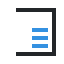

Write the Python code that produced this figure.
#!/usr/bin/python3
"""
jouno: Journal notifications forwarder
======================================

A Systemd-Journal to Freedesktop-Notifications forwarder with burst-handling and filtering.

Usage:
======

        jouno [-h]
                     [--about] [--detailed-help]
                     [--install] [--uninstall]

Optional arguments:
-------------------

      -h, --help            show this help message and exit
      --detailed-help       full help in markdown format
      --about               about jouno
      --install             installs the jouno in the current user's path and desktop application menu.
      --uninstall           uninstalls the jouno application menu file and script for the current user.

Description
===========

This software is currently pre-release, It is feature complete and quite usable but may lack some polish.

``jouno,`` is system-tray application for monitoring the ``systemd-journal.`` It raises selected
entries as desktop-notifications.

The application monitors the ``systemd-journal`` for new entries, filters them, and forwards them as
standard ``freedesktop dbus notifications``.  Most linux desktops present these notifications
as individual popup messages.

Bursts of messages are handled by bundling them in to a single summarising notification.

``jouno`` is a tool designed to improve awareness of background activity by monitoring
the journal and raising interesting journal-entries as desktop notifications.  Possibilities for
it use include:

 * Monitoring specific jobs, such as the progress of the daily backups.
 * Watching for specific events, such as background core dumps.
 * Investigating desktop actions that raise journal log entries.
 * Discovering unnecessary daemon activity and unnecessary services.
 * Notifying access attempts, such as su, ssh, samba, or pam events.
 * Prevention of undesirable desktop activity, such as shutting down during the backups.
 * Detecting hardware events.
 * Raising general awareness of what is going on in the background.

I have previously released a gist [notify-desktop](https://gist.github.com/digitaltrails/26aad3282d8739db1de8bc2e59c812eb)
that allows root batch-jobs, such as my daily backups, to raise notifications for the current desktop
user, but ``notify-desktop`` only covers my own code.  ``jouno`` allows me to watch for and monitor any
jobs on the system and potentially removes the need for my jobs to use my ``notify-desktop`` script.

Configuration
=============

Clicking on the ``jouno`` system-tray icon brings up an ``options and filters`` panel which includes three
tabs:

  1. Options: settings that adjust how to display messages and how to collate of bursts af messages

  2. Match Filters: filters that restrict notifications to only journal entries they match.

  3. Ignore Filters: filters that restrict notifications by ignoring journal entries they match.

Match filtering is most useful when only minimal journal entries are of interest and the other entries aren't
of interest.  For example, a match-filter might be set for core-dump journal entries only.

Ignore filtering is most useful when almost any journal entries might be of interest and only a few journal
items need to be ignored.  For example, if any unexpected messages might be of interest, ignore-filters could
be set up for any that are routine.

It's common to require a few ignore-filters to discard any messages generated by the desktop notification system
in response to notices being posted.

Match and Ignore Patterns
-------------------------

 * Journal entries are filtered by list of rules.  Each rule defines a ``Rule ID`` and a ``pattern.``

 * Each rule is identified by a ``Rule ID`` which is text identifier compliant with commonly accepted
   variable naming conventions, for example:
   ```
   my_id
   my-id
   myId21
   ```

 * Rule ID's that end with a ``_regexp`` suffix define a regular-expression pattern, while those that
   do not end in ``_regexp`` define a literal-text pattern. For example:
   ```
   my-id_rexp
   ```
   versus
   ```
   my-id
   ```

 * Patterns may match any fragment of text seen in actual journal entries.

 * Patterns may also match specific journal entry fields, for example:
   ```
   'SYSLOG_IDENTIFIER=su'
   '_GID=500',
   '_HOSTNAME=kosmos1'
   'PRIORITY=7',
   '_CMDLINE=/usr/bin/kded5'
   '_PID=2143',
   ```
   When attempting to match specific fields surround the pattern with single-quotes
   to ensure that complete values are matched, for example: ``'_GID=500'``  will
   only match the intended field and value, it won't match ``PARENT_GID=5000``.

   The list of possible field names can be found at:

      [https://www.freedesktop.org/software/systemd/man/systemd.journal-fields.html](https://www.freedesktop.org/software/systemd/man/systemd.journal-fields.html)

Config files
------------

The config files are in INI-format divided into a number of sections as outlined below::

        # The options section controls notice timeouts, burst treatment
        [options]
        # Polling interval, how often to wait for journal entries between checking for config changes
        poll_seconds = 2
        # Wait at lease burst_seconds before declaring a burst of messages to have finished
        burst_seconds = 5
        # Only show the the first burst_truncate_messages of a burst
        burst_truncate_messages = 3
        # Set journo messages to timeout/auto-dismiss after notification-seconds
        notification_seconds = 30
        # For debugging the application
        debug = yes

        [match]
        # Each filter rule has an id and the message text to match
        my_rule_id = forward journal entry if this string matches
        # Each filter rule can be disabled by a corresponding my_rule_id_enabled = no option
        my_rule_id_enabled = no
        # A filter id that ends in _regexp is treated as a python regular-expression
        my_other_rule_id_regexp = forward journal [Ee]ntry if this python-regexp matches

        [ignore]
        my_ignore_rule_id = ignore journal entry if this string matches
        my_ignore_other_rule_id_regexp = ignore [Jj]ournal entry if this python-regexp matches

The config files are optional, but some filtering of the journal is likely to be necessary.
``jouno`` copes with cascades and won't cause infinite cascades, but filtering may be necessary
to eliminate excessive bursts caused by the desktop when it processes the notifications generated
by jouno.


Responsiveness
--------------

I've logged a bug against the KDE plasma notifications. Generating multiple messages with expiry timeouts
cause plasma-notifications and the kwin-x11 to cosume a large amount of CPU and become jerky when dragging
windows.  This doesn't seem to happen if notices do not expire (``notification_seconds = 0``).  This
isn't a bug confined to jouno generated notifications, it can be reproduced by normal shell commands,
for example:

  for i in 1 2 3 4 5 6 7 8 9 10; do notify-send --expire-time 30 test $i;done

The problem can be reduced by using sufficient match/ignore filters or by turning off notification
expiry by setting ``notification_seconds = 0``

Examples
========

    jouno
        All default controls.



Prerequisites
=============

All the following runtime dependencies are likely to be available pre-packaged on any modern Linux distribution
(``jouno`` was originally developed on OpenSUSE Tumbleweed).

* python 3.8: ``journo`` is written in python and may depend on some features present only in 3.8 onward.
* python 3.8 QtPy: the python GUI library used by ``jouno``.
* python 3.8 systemd: python module for native access to the systemd facilities.
* python 3.8 dbus: python module for dbus used for issuing notifications

Dependency installation on ``OpenSUSE``::

        zypper install python38-QtPy python38-systemd python38-dbus


jouno Copyright (C) 2021 Michael Hamilton
===========================================

This program is free software: you can redistribute it and/or modify it
under the terms of the GNU General Public License as published by the
Free Software Foundation, version 3.

This program is distributed in the hope that it will be useful, but
WITHOUT ANY WARRANTY; without even the implied warranty of MERCHANTABILITY
or FITNESS FOR A PARTICULAR PURPOSE. See the GNU General Public License for
more details.

You should have received a copy of the GNU General Public License along
with this program. If not, see <https://www.gnu.org/licenses/>.

**Contact:**  m i c h a e l   @   a c t r i x   .   g e n   .   n z

----------

"""

# TODO Add option for how many journal rows to show - if zero hide panel.
# TODO Add option for non-tray use.
# TODO Consider creating a separate full log browser making use of the journal API for search and random access.
# DONE Search 'recent' on toolbar
# TODO Display more fields in 'recent' - priority as icon perhaps.
# DONE https://specifications.freedesktop.org/icon-naming-spec/latest/
# TODO Position the GUI to the left so as not to be covered by alerts.
# TODO Smaller Apply/Revert button widths.

import argparse
import configparser
import os
import pickle
import re
import select
import signal
import stat
import sys
import textwrap
import time
import traceback
from enum import Enum
from pathlib import Path
from typing import Mapping, Any, List, Type, Callable

import dbus
from PyQt5.QtCore import QCoreApplication, QProcess, Qt, pyqtSignal, QThread, QModelIndex, QItemSelectionModel, QSize
from PyQt5.QtGui import QPixmap, QIcon, QImage, QPainter, QCursor, QStandardItemModel, QStandardItem, QIntValidator, \
    QFontDatabase, QGuiApplication
from PyQt5.QtSvg import QSvgRenderer
from PyQt5.QtWidgets import QApplication, QWidget, QVBoxLayout, QMessageBox, QLineEdit, QLabel, \
    QPushButton, QSystemTrayIcon, QMenu, QTextEdit, QDialog, QTabWidget, \
    QCheckBox, QGridLayout, QTableView, \
    QAbstractItemView, QHeaderView, QSplitter, QMainWindow, QSizePolicy, QStyledItemDelegate, QToolBar
from systemd import journal

JOUNO_VERSION = '0.9.0'

ICON_HELP_ABOUT = QIcon.fromTheme("help-about")
ICON_HELP_CONTENTS = QIcon.fromTheme("help-contents")
ICON_APPLICATION_EXIT = QIcon.fromTheme("application-exit")
ICON_CONTEXT_MENU_LISTENING_ENABLE = QIcon.fromTheme("view-refresh")
ICON_CONTEXT_MENU_LISTENING_DISABLE = QIcon.fromTheme("process-stop")
ICON_TRAY_LISTENING_DISABLED = ICON_CONTEXT_MENU_LISTENING_DISABLE
ICON_COPY_TO_CLIPBOARD = QIcon.fromTheme("edit-copy")
ICON_SEARCH_JOURNAL = QIcon.fromTheme("system-search")

def create_image_from_svg_string(svg_str: bytes) -> QImage:
    """There is no QIcon option for loading QImage from a string, only from a SVG file, so roll our own."""
    renderer = QSvgRenderer(svg_str)
    image = QImage(64, 64, QImage.Format_ARGB32)
    image.fill(0x0)
    painter = QPainter(image)
    renderer.render(painter)
    painter.end()
    return image


def create_pixmap_from_svg_string(svg_str: bytes) -> QPixmap:
    """There is no QIcon option for loading SVG from a string, only from a SVG file, so roll our own."""
    image = create_image_from_svg_string(svg_str)
    return QPixmap.fromImage(image)


def create_icon_from_svg_string(default_svg: bytes = None,
                                on_svg: bytes = None, off_svg: bytes = None,
                                disabled_svg: bytes = None) -> QIcon:
    """There is no QIcon option for loading SVG from a string, only from a SVG file, so roll our own."""
    if default_svg is not None:
        icon = QIcon(create_pixmap_from_svg_string(default_svg))
    else:
        icon = QIcon()
    if on_svg is not None:
        icon.addPixmap(create_pixmap_from_svg_string(on_svg), state=QIcon.On)
    if off_svg is not None:
        icon.addPixmap(create_pixmap_from_svg_string(off_svg), state=QIcon.Off)
    if disabled_svg:
        icon = QIcon(create_pixmap_from_svg_string(on_svg), mode=QIcon.Disabled)
    return icon


JOUNO_ICON_SVG = b"""
<svg xmlns="http://www.w3.org/2000/svg" viewBox="0 0 16 16">
 <path fill="#232629" style="fill:currentColor;fill-opacity:1;stroke:none" 
      d="M 4 2 L 4 3 L 13 3 L 13 13 L 4 13 L 4 14 L 13 14 L 14 14 L 14 3 L 14 2 L 7 2 z"
      class="ColorScheme-Text"
     />
 <path fill="#3491e1" style="fill-opacity:1;stroke:none" 
      d="M 8 6 L 8 8 L 12 8 L 12 7 L 8 7 z M 8 8 L 8 10 L 12 10 L 12 9 L 8 9 z M 8 11 L 8 12 L 12 12 L 12 11 L 10 11 z "

     />

</svg>
"""

JOUNO_ICON_LIGHT_SVG = JOUNO_ICON_SVG.replace(b'#232629', b'#bbbbbb')

TOOLBAR_RUN_DISABLED_SVG = b"""
<svg xmlns="http://www.w3.org/2000/svg" viewBox="0 0 22 22">
    <style type="text/css" id="current-color-scheme">
        .ColorScheme-Text {
            color:#232629;
        }
    </style>
    <path d="m3 3v16l16-8z" class="ColorScheme-Text" fill="currentColor"/>
</svg>
"""

TOOLBAR_RUN_ENABLED_SVG = TOOLBAR_RUN_DISABLED_SVG.replace(b"#232629;", b"#3daee9;")

TOOLBAR_STOP_SVG = b"""
<svg xmlns="http://www.w3.org/2000/svg" viewBox="0 0 22 22">
    <style type="text/css" id="current-color-scheme">
        .ColorScheme-Text {
            color:#da4453;
        }
    </style>
    <path d="m3 3h16v16h-16z" class="ColorScheme-Text" fill="currentColor"/>
</svg>
"""

TOOLBAR_NOTIFIER_ENABLED_SVG = b"""
<svg xmlns="http://www.w3.org/2000/svg" viewBox="0 0 22 22">
  <defs id="defs3051">
    <style type="text/css" id="current-color-scheme">
      .ColorScheme-Text {
        color:#379fd3;
      }
      </style>
  </defs>
 <path style="fill:currentColor;fill-opacity:1;stroke:none"
       d="M 3 4 L 3 16 L 6 20 L 6 17 L 6 16 L 19 16 L 19 4 L 3 4 z M 4 5 L 18 5 L 18 15 L 4 15 L 4 5 z M 16 6 L 9.5 12.25 L 7 10 L 6 11 L 9.5 14 L 17 7 L 16 6 z "
     class="ColorScheme-Text"
     />
</svg>
"""

TOOLBAR_NOTIFIER_DISABLED_SVG = b"""
<svg xmlns="http://www.w3.org/2000/svg" viewBox="0 0 22 22">
  <defs id="defs3051">
    <style type="text/css" id="current-color-scheme">
      .ColorScheme-Text {
        color:#da4453;
      }
      </style>
  </defs>
 <path style="fill:currentColor;fill-opacity:1;stroke:none"
       d="M 3 4 L 3 16 L 6 20 L 6 17 L 6 16 L 19 16 L 19 4 L 3 4 z M 4 5 L 18 5 L 18 15 L 4 15 L 4 5 z M 8 6 L 7 7 L 10 10 L 7 13 L 8 14 L 11 11 L 14 14 L 15 13 L 12 10 L 15 7 L 14 6 L 11 9 L 8 6 z "
     class="ColorScheme-Text"
     />
</svg>

"""

TOOLBAR_ADD_FILTER_SVG = b"""
<svg xmlns="http://www.w3.org/2000/svg" viewBox="0 0 22 22">
  <defs id="defs3051">
    <style type="text/css" id="current-color-scheme">
      .ColorScheme-Text {
        color:#232629;
      }
      </style>
  </defs>
 <path 
     style="fill:currentColor;fill-opacity:1;stroke:none" 
     d="M 5 3 L 4 4 L 4 5 L 4 5.3046875 L 9 12.367188 L 9 16 L 9 16.039062 L 12.990234 19 L 13 19 L 13 12.367188 L 18 5.3046875 L 18 4 L 17 3 L 5 3 z M 5 4 L 17 4 L 17 4.9882812 L 12.035156 12 L 12 12 L 12 12.048828 L 12 13 L 12 17.019531 L 10 15.535156 L 10 13 L 10 12.048828 L 10 12 L 9.9648438 12 L 5 4.9882812 L 5 4 z M 6 5 L 8 8 L 8 6 L 10 5 L 6 5 z M 16 14 L 16 16 L 14 16 L 14 17 L 16 17 L 16 19 L 17 19 L 17 17 L 19 17 L 19 16 L 17 16 L 17 14 L 16 14 z "
     class="ColorScheme-Text"
     />
</svg>
"""

TOOLBAR_DEL_FILTER_SVG = b"""
<svg id="svg8" version="1.1" viewBox="0 0 22 22" xmlns="http://www.w3.org/2000/svg">
    <defs id="defs3051">
        <style id="current-color-scheme" type="text/css">.ColorScheme-Text {
        color:#232629;
      }</style>
    </defs>
    <path id="path4" class="ColorScheme-Text" d="m5 3-1 1v1.3046875l5 7.0625005v3.671872l3 2.226563v-1.246092l-2-1.484375v-3.535156h-0.035156l-4.964844-7.0117188v-0.9882812h12v0.9882812l-4.964844 7.0117188h1.22461l4.740234-6.6953125v-1.3046875l-1-1zm1 2 2 3v-2l2-1z" fill="currentColor"/>
    <path id="path6" d="M 13.990234,13 13,13.990234 15.009766,16 13,18.009766 13.990234,19 16,16.990234 18.009766,19 19,18.009766 16.990234,16 19,13.990234 18.009766,13 16,15.009766 Z" fill="#da4453"/>
</svg>
"""

TABLE_HEADER_STYLE = "font-weight: bold;font-size: 9pt;"

ABOUT_TEXT = f"""

<b>jouno version {JOUNO_VERSION}</b>
<p>
A journal-entry to desktop-notification forwarder. 
<p>
<i>Right-mouse &rarr; context-menu &rarr; help</i> for help.
<p>
Visit <a href="https://github.com/digitaltrails/jouno">https://github.com/digitaltrails/jouno</a> for 
more details.
<p><p>

<b>jouno Copyright (C) 2021 Michael Hamilton</b>
<p>
This program is free software: you can redistribute it and/or modify it
under the terms of the GNU General Public License as published by the
Free Software Foundation, version 3.
<p>
This program is distributed in the hope that it will be useful, but
WITHOUT ANY WARRANTY; without even the implied warranty of MERCHANTABILITY
or FITNESS FOR A PARTICULAR PURPOSE. See the GNU General Public License for
more details.
<p>
You should have received a copy of the GNU General Public License along
with this program. If not, see <a href="https://www.gnu.org/licenses/">https://www.gnu.org/licenses/</a>.

"""

DEFAULT_CONFIG = '''
[options]
poll_seconds = 2
burst_seconds = 5
burst_truncate_messages = 3
notification_seconds = 60
debug_enabled = yes

[ignore] 
kwin_bad_damage = XCB error: 152 (BadDamage)
kwin_bad_window = kwin_core: XCB error: 3 (BadWindow)
self_caused = NotificationPopup.
qt_kde_binding_loop = Binding loop detected for property

[match]

'''


# ######################## MONITOR SUB PROCESS CODE ###############################################################


class Priority(Enum):
    EMERGENCY = 0
    ALERT = 1
    CRITICAL = 2
    ERR = 3
    WARNING = 4
    NOTICE = 5
    INFO = 6
    DEBUG = 7


NOTIFICATION_ICONS = {
    Priority.EMERGENCY: 'dialog-error',
    Priority.ALERT: 'dialog-error',
    Priority.CRITICAL: 'dialog-error',
    Priority.ERR: 'dialog-error',
    Priority.WARNING: 'dialog-warning',
    Priority.NOTICE: 'dialog-information',
    Priority.INFO: 'dialog-information',
    Priority.DEBUG: 'dialog-information',
}

debug_enabled = True


def debug(*arg):
    if debug_enabled:
        print('DEBUG:', *arg)


def info(*arg):
    print('INFO:', *arg)


xml_escape_table = str.maketrans({
    "<": "&lt;",
    ">": "&gt;",
    "&": "&amp;",
    "'": "&apos;",
    '"': "&quot;",
})


def xmlesc(txt: str):
    return txt.translate(xml_escape_table)


class NotifyFreeDesktop:

    def __init__(self):
        self.notify_interface = dbus.Interface(
            object=dbus.SessionBus().get_object("org.freedesktop.Notifications", "/org/freedesktop/Notifications"),
            dbus_interface="org.freedesktop.Notifications")

    def notify_desktop(self, app_name: str, summary: str, message: str, priority: Priority, timeout: int):
        # https://specifications.freedesktop.org/notification-spec/notification-spec-latest.html
        replace_id = 0
        notification_icon = NOTIFICATION_ICONS[priority] + ".png"
        action_requests = []
        # extra_hints = {"urgency": 1, "sound-name": "dialog-warning", }
        extra_hints = {}
        self.notify_interface.Notify(app_name, replace_id, notification_icon, summary, message, action_requests,
                                     extra_hints,
                                     timeout)


def get_config_path() -> Path:
    config_dir_path = Path.home().joinpath('.config').joinpath('jouno')
    if not config_dir_path.parent.is_dir():
        os.makedirs(config_dir_path)
    path = config_dir_path.joinpath('jouno.conf')
    return path


class Config(configparser.ConfigParser):

    def __init__(self):
        super().__init__()
        self.path = get_config_path()
        self.modified_time = 0.0
        self.read_string(DEFAULT_CONFIG)

    def save(self):
        with open(self.path, 'w') as config_file:
            self.write(config_file)

    def refresh(self) -> bool:
        if self.path.is_file():
            modified_time = self.path.lstat().st_mtime
            if self.modified_time == modified_time:
                return False
            self.modified_time = modified_time
            info(f"Reading {self.path}")
            config_text = self.path.read_text()
            for section in ['options', 'match', 'ignore']:
                self.remove_section(section)
            self.read_string(config_text)
            for section in ['options', 'match', 'ignore']:
                if section not in self:
                    self[section] = {}
            return True
        if self.modified_time > 0.0:
            info(f"Config file has been deleted: {self.path}")
            self.modified_time = 0.0
        return False


class JournalWatcher:

    def __init__(self, supervisor=None):
        self.config: Config = None
        self.burst_truncate: int = 3
        self.polling_millis: int = 2_000
        self.notification_timeout_millis: int = 60_000
        self.burst_max_millis = 10_000
        self.ignore_regexp: Mapping[str, re] = {}
        self.match_regexp: Mapping[str, re] = {}
        self.update_config()
        self._stop = False
        self.supervisor = supervisor
        self.notifications_enabled = True

    def is_notifying(self) -> bool:
        return self.notifications_enabled

    def enable_notifications(self, enable: bool):
        self.notifications_enabled = enable

    def update_config(self):
        if self.config is None:
            self.config = Config()
        if not self.config.refresh():
            return
        if 'poll_seconds' in self.config['options']:
            self.polling_millis = 1_000 * self.config.getint('options', 'poll_seconds')
        if 'burst_truncate_messages' in self.config['options']:
            self.burst_truncate = self.config.getint('options', 'burst_truncate_messages')
        if 'burst_seconds' in self.config['options']:
            self.burst_max_millis = 1_000 * self.config.getint('options', 'burst_seconds')
        if 'notification_seconds' in self.config['options']:
            self.notification_timeout_millis = 1_000 * self.config.getint('options', 'notification_seconds')
        if 'debug' in self.config['options']:
            global debug_enabled
            debug_enabled = self.config.getboolean('options', 'debug')
        self.ignore_regexp: Mapping[str, re] = {}
        self.match_regexp: Mapping[str, re] = {}
        self.compile_patterns(self.config['match'], self.match_regexp)
        self.compile_patterns(self.config['ignore'], self.ignore_regexp)

    def compile_patterns(self, rules_map: Mapping[str, str], patterns_map: Mapping[str, re.Pattern]):
        for rule_id, rule_text in rules_map.items():
            if rule_id.endswith('_enabled'):
                pass
            else:
                rule_enabled_key = rule_id + "_enabled"
                if rule_enabled_key not in rules_map or rules_map[rule_enabled_key].lower() == 'yes':
                    debug(f"including {rule_id}")
                    if rule_id.endswith('_regexp'):
                        patterns_map[rule_id] = re.compile(rule_text)
                    else:
                        patterns_map[rule_id] = re.compile(re.escape(rule_text))

    def determine_app_name(self, journal_entries: List[Mapping[str, Any]]):
        app_name_info = ''
        sep = '\u25b3'
        for journal_entry in journal_entries:
            for key, prefix in {'_CMDLINE': '', '_EXE': '', '_COMM': '', 'SYSLOG_IDENTIFIER': '',
                                '_KERNEL_SUBSYSTEM': 'kernel ',
                                }.items():
                print(key, journal_entry[key] if key in journal_entry else False)
                if key in journal_entry:
                    value = str(journal_entry[key])
                    if app_name_info.find(value) < 0:
                        app_name_info += sep + prefix + value
                        sep = '; '
        if app_name_info == '':
            app_name_info = sep + 'unknown'
        return app_name_info

    def determine_summary(self, journal_entries: List[Mapping[str, Any]]):
        journal_entry = journal_entries[0]
        realtime = journal_entry['__REALTIME_TIMESTAMP']
        transport = f" {journal_entry['_TRANSPORT']}" if '_TRANSPORT' in journal_entry else ''
        number_of_entries = len(journal_entries)
        if number_of_entries > 1:
            summary = f"\u25F4{realtime:%H:%M:%S}:{transport} Burst of {number_of_entries} messages"
        else:
            text = ''
            sep = ''
            for key, prefix in {'SYSLOG_IDENTIFIER': '', '_PID': 'PID ', '_KERNEL_SUBSYSTEM': 'kernel ', }.items():
                if key in journal_entry:
                    value = str(journal_entry[key])
                    if text.find(value) < 0:
                        text += sep + prefix + value
                        sep = ' '
            summary = f"\u25F4{realtime:%H:%M:%S}: {text} (\u21e8{transport})"
        debug(f"realtime='{realtime}' summary='{summary}'")
        return summary

    def determine_message(self, journal_entries: List[Mapping[str, Any]]) -> str:
        message = ''
        sep = ''
        previous_message = ''
        duplicates = 0
        reported = 0
        for journal_entry in journal_entries:
            new_message = journal_entry['MESSAGE']
            if new_message == previous_message:
                duplicates += 1
            else:
                message += f"{sep}\u25B7{new_message}"
                previous_message = new_message
                reported += 1
                if reported == self.burst_truncate and reported < len(journal_entries):
                    message += f"\n[Only showing first {self.burst_truncate} messages]"
                    break
            sep = '\n'
        if duplicates > 0:
            message += f'\n[{duplicates + 1} duplicate messages]'
        debug(f'message={message}')
        return message

    def determine_priority(self, journal_entries: List[Mapping[str, Any]]) -> Priority:
        current_level = Priority.NOTICE
        for journal_entry in journal_entries:
            if 'PRIORITY' in journal_entry:
                priority = journal_entry['PRIORITY']
                if priority < current_level.value and (Priority.EMERGENCY.value <= priority <= Priority.DEBUG.value):
                    current_level = Priority(priority)
        return current_level

    def is_notable(self, journal_entry: Mapping[str, Any]):
        # Is a list comprehension slower than a for-loop for string construction?
        # Use an easy a format that is easy to pattern match
        fields_str = ', '.join((f"'{key}={str(value)}'" for key, value in journal_entry.items()))
        debug(fields_str)
        for rule_id, match_re in self.match_regexp.items():
            if match_re.search(fields_str) is not None:
                debug(f"rule=match.{rule_id}: {journal_entry['MESSAGE']}")
                return True
        for rule_id, ignore_re in self.ignore_regexp.items():
            if ignore_re.search(fields_str) is not None:
                debug(f"rule=ignore.{rule_id}: {journal_entry['MESSAGE']}")
                return False
        # otherwise no patterns matched:
        # 1) if there are any 'match' patterns at all, we need to return False.
        # 2) if there are no 'match' patterns at all, we need to return True.
        return len(self.match_regexp) == 0

    def is_stop_requested(self) -> bool:
        return self.supervisor.isInterruptionRequested()

    def watch_journal(self, entry_callback=None):
        self._stop = False
        notify = NotifyFreeDesktop()

        journal_reader = journal.Reader()
        journal_reader.seek_tail()
        journal_reader.get_previous()

        journal_reader_poll = select.poll()
        journal_reader_poll.register(journal_reader, journal_reader.get_events())
        journal_reader.add_match()
        while True:
            if self.is_stop_requested():
                return
            self.update_config()
            burst_count = 0
            notable = []
            limit_time_ns = self.burst_max_millis * 1_000_000 + time.time_ns()
            while journal_reader_poll.poll(self.polling_millis) and time.time_ns() < limit_time_ns:
                if self.is_stop_requested():
                    return
                if journal_reader.process() == journal.APPEND:
                    for journal_entry in journal_reader:
                        if self.is_stop_requested():
                            return
                        burst_count += 1
                        if self.is_notable(journal_entry):
                            debug(f"Notable: burst_count={len(notable)}: {journal_entry['MESSAGE']}")
                            notable.append(journal_entry)
                            self.supervisor.new_journal_entry(journal_entry)
            if self.notifications_enabled and len(notable):
                notify.notify_desktop(app_name=self.determine_app_name(notable),
                                      summary=self.determine_summary(notable),
                                      message=self.determine_message(notable),
                                      priority=self.determine_priority(notable),
                                      timeout=self.notification_timeout_millis)


def tr(source_text: str):
    """For future internationalization - recommended way to do this at this time."""
    return QCoreApplication.translate('jouno', source_text)


# ######################## USER INTERFACE CODE ######################################################################


class OptionsTab(QWidget):

    def __init__(self, config_section: Mapping[str, str], parent: QWidget = None):
        super().__init__(parent=parent)
        self.option_map: Mapping[str, QWidget] = {}
        layout = QGridLayout(self)
        row_number = 0
        for option_id, value in config_section.items():
            label_widget = QLabel(tr(option_id))
            if option_id.endswith("_enabled"):
                input_widget = QCheckBox()
                input_widget.setChecked(value == 'yes')
            else:
                input_widget = QLineEdit()
                input_widget.setValidator(QIntValidator(0, 60))
                input_widget.setMaximumWidth(100)
                input_widget.setText(value)
            layout.addWidget(label_widget, row_number, 0)
            layout.addWidget(input_widget, row_number, 1, 1, 2, alignment=Qt.AlignLeft)
            self.option_map[option_id] = input_widget
            row_number += 1
        # Add a spacer to force those above to scrunch up.
        layout.addWidget(QWidget(), row_number, 1, 2, 2, alignment=Qt.AlignLeft)
        self.setLayout(layout)

    def copy_from_config(self, config_section: Mapping[str, str]):
        for option_id, widget in self.option_map.items():
            if option_id in config_section:
                if option_id.endswith("_enabled"):
                    widget.setChecked(config_section[option_id].lower() == "yes")
                else:
                    widget.setText(config_section[option_id])

    def copy_to_config(self, config_section: Mapping[str, str]):
        for option_id, widget in self.option_map.items():
            if option_id.endswith("_enabled"):
                config_section[option_id] = "yes" if widget.isChecked() else "no"
            else:
                if widget.text().strip() != "":
                    config_section[option_id] = widget.text()


class FilterPanel(QWidget):

    def __init__(self, config_section: Mapping[str, str], tooltip: str = 'tip', parent: QWidget = None):
        super().__init__(parent=parent)
        print("table", str(config_section.keys()))

        self.table_view = FilterTableView(config_section, tooltip)

        # TODO add a test rules button that pops up a testing dialog with an input field.
        layout = QVBoxLayout(self)
        layout.addWidget(self.table_view)
        self.setLayout(layout)

    def is_valid(self):
        return self.table_view.is_valid()

    def copy_from_config(self, config_section: Mapping[str, str]):
        self.table_view.copy_from_config(config_section)

    def copy_to_config(self, config_section: Mapping[str, str]):
        self.table_view.copy_to_config(config_section)

    def clear_selection(self):
        self.table_view.clearSelection()

    def add_rule(self, rule_id: str = '', pattern: str = ''):
        self.table_view.add_new_rule(rule_id, pattern)

    def delete_rules(self):
        self.table_view.delete_selected_rules()


class FilterTableModel(QStandardItemModel):

    def __init__(self, number_of_rows: int):
        super().__init__(number_of_rows, 2)
        # use spaces to force a wider column - seems to be no other EASY way to do this.
        self.setHorizontalHeaderLabels(
            [tr("Rule-ID (enabled/disabled)"), tr("Pattern")])


class FilterValidationException(Exception):
    pass


class FilterTableView(QTableView):

    def __init__(self, config_section: Mapping[str, str], tooltip=""):
        super().__init__()
        self.enable_tooltip = \
            tr("Enable: rules can be selective enabled/disabled.")
        self.rule_id_tooltip_1 = \
            tr("Rule ID: a letter followed by letters, digits, underscores and hyphens")
        self.rule_id_tooltip_2 = \
            tr("A rule ID with a _regexp suffix denotes its pattern to be a regular expression.")
        self.pattern_tooltip = \
            tr("Pattern: Text or regexp to partially match in the journal entry's message field.")
        tooltip += "\n\n" + tr("Columns:") + "\n" + \
                   tr(f"    {self.enable_tooltip}\n") + \
                   tr(f"    {self.rule_id_tooltip_1}\n") + \
                   tr(f"          {self.rule_id_tooltip_2}\n") + \
                   tr(f"    {self.pattern_tooltip}\n")
        self.setToolTip(tooltip)
        self.setModel(FilterTableModel(len(config_section)))
        self.copy_from_config(config_section)
        self.setEditTriggers(QAbstractItemView.AllEditTriggers)
        self.verticalHeader().setSectionsMovable(True)
        self.verticalHeader().setDragEnabled(True)
        self.verticalHeader().setDragDropMode(QAbstractItemView.InternalMove)
        self.setDragDropOverwriteMode(True)
        self.resizeColumnsToContents()
        self.setSelectionMode(QAbstractItemView.SingleSelection)
        self.setSelectionBehavior(QAbstractItemView.SelectRows)
        # self.setItemDelegateForColumn(1, ColumnItemDelegate())
        self.horizontalHeader().setSectionResizeMode(1, QHeaderView.Stretch)
        self.horizontalHeader().setDefaultAlignment(Qt.AlignLeft)
        self.horizontalHeader().setStyleSheet(TABLE_HEADER_STYLE)
        self.setShowGrid(False)

    def item_view_order(self) -> List[int]:
        """
        Walk the table model's rows in model-order of 1..n, find the current y-location or each row,
        sort the y-locations to determine the current view ordering of the model's rows (which may
        no longer be 1..n due to drag and drop).  Return a list of the current view ordering, for
        example [4, 0, 1, 2, 3].
        """
        # If there is no access to the rowCount, rowViewportPosition() can be called
        # until it returns -1 (note it can return other valid negative values, so just test
        # for -1.
        row_y_positions = []
        debug(f"row count={self.model().rowCount()}")
        for row_num in range(self.model().rowCount()):
            y = self.rowViewportPosition(row_num)
            row_y_positions.append((y, row_num))
        row_y_positions.sort()
        return [row_num for _, row_num in row_y_positions]

    def create_rule_id_item(self, rule_id: str):
        enable_item = QStandardItem(rule_id)
        enable_item.setCheckable(True)
        enable_item.setCheckState(Qt.Checked)
        enable_item.setEditable(True)
        enable_item.setToolTip(tr(self.rule_id_tooltip_1 + "\n" + self.rule_id_tooltip_2))
        return enable_item

    def is_valid(self) -> bool:
        model = self.model()
        seen = []
        for row_num in self.item_view_order():
            key = model.item(row_num, 0).text()
            value = model.item(row_num, 1).text()
            if re.fullmatch("[a-zA-Z]([a-zA-Z0-9_-])*", key) is None:
                raise FilterValidationException(
                    self.__class__.__name__, "Invalid Rule-ID", f"ID='{key}'")
            elif key in seen:
                raise FilterValidationException(
                    self.__class__.__name__, "Duplicate Rule-ID", f"ID='{key}'")
            elif key.endswith("_regexp"):
                try:
                    re.compile(value)
                except Exception as e:
                    raise FilterValidationException(
                        self.__class__.__name__, "Invalid Regular Expression", f"\n{key}={value}\n\n{str(e)}")
            seen.append(key)
        return True

    def copy_from_config(self, config_section: Mapping[str, str]):
        model = self.model()
        if model.rowCount() > 0:
            model.removeRows(0, model.rowCount())
        row = 0
        enable_item_map: Mapping[str, QStandardItem] = {}
        # Step one - first gather the patterns and create a row for each one
        for key, value in config_section.items():
            if key.endswith("_enabled"):
                pass
            else:
                key_item = self.create_rule_id_item(key)
                key_enabled = key + "_enabled"
                if key_enabled in config_section:
                    if config_section[key_enabled].strip().lower() != 'yes':
                        key_item.setCheckState(Qt.Unchecked)
                model.setItem(row, 0, key_item)
                value_item = QStandardItem(value)
                value_item.setToolTip(self.pattern_tooltip)
                model.setItem(row, 1, QStandardItem(value_item))
                row += 1

    def copy_to_config(self, config_section: Mapping[str, str]):
        debug(f'table order = {self.item_view_order()} ')
        for key in config_section.keys():
            del config_section[key]
        model = self.model()
        for row_num in self.item_view_order():
            key = model.item(row_num, 0).text()
            if key.strip() == '':
                continue
            value = model.item(row_num, 1).text()
            config_section[key] = value
            if model.item(row_num, 0).checkState() == Qt.Unchecked:
                config_section[key + "_enabled"] = "no"

    select_flags = QItemSelectionModel.Clear | QItemSelectionModel.Rows | QItemSelectionModel.SelectCurrent | QItemSelectionModel.Rows

    def add_new_rule(self, rule_id: str = '', pattern: str = ''):
        model = self.model()
        selected_row_indices = self.selectionModel().selectedRows()
        if len(selected_row_indices) > 0:
            index = sorted(selected_row_indices)[0]
            model.insertRow(index.row(), [self.create_rule_id_item(rule_id), QStandardItem(pattern)])
            self.scrollTo(index)
            self.clearSelection()
            self.selectRow(index.row())
        else:
            model.appendRow([self.create_rule_id_item(rule_id), QStandardItem(pattern)])
            self.scrollToBottom()
            self.selectRow(model.rowCount() - 1)

    def delete_selected_rules(self):
        model = self.model()
        selected_row_indices = self.selectionModel().selectedRows()
        if len(selected_row_indices) == 0:
            message = QMessageBox(self)
            message.setWindowTitle(tr('Delete'))
            message.setText(
                tr("Cannot delete, no rows selected.\nClick in the left margin to select some rows."))
            message.setIcon(QMessageBox.Critical)
            message.setStandardButtons(QMessageBox.Ok)
            message.exec()
            return
        # Reverse the order so we delete from bottom up preserving the positions of yet to be removed rows.
        for index in sorted(selected_row_indices, reverse=True):
            model.removeRow(index.row())
            if model.rowCount() > index.row():
                self.selectRow(model.rowCount())
            else:
                self.selectRow(model.rowCount() - 1)


class JournalWatcherTask(QThread):
    signal_new_entry = pyqtSignal(dict)

    def __init__(self) -> None:
        super().__init__()
        self.watcher = JournalWatcher(self)

    def is_notifying(self) -> bool:
        return self.watcher.is_notifying()

    def enable_notifications(self, enable: bool):
        self.watcher.enable_notifications(enable)

    def run(self) -> None:
        self.watcher.watch_journal()

    def new_journal_entry(self, journal_entry: Mapping):
        self.signal_new_entry.emit(journal_entry)


def title(widget: QLabel) -> QLabel:
    widget.setStyleSheet("font-weight: normal;font-size: 13pt;")
    return widget


class ConfigPanel(QWidget):

    def __init__(self, tab_change: Callable, parent: QWidget):
        super().__init__(parent=parent)

        layout = QVBoxLayout()
        self.setLayout(layout)
        tabs = QTabWidget()
        self.tabs = tabs

        config = Config()
        config.refresh()

        options_panel = OptionsTab(config['options'], parent=self)

        match_panel = FilterPanel(
            config['match'],
            tooltip=tr("Only issue notifications for journal-entry messages that match one of these rules."),
            parent=parent)

        ignore_panel = FilterPanel(
            config['ignore'],
            tooltip=tr("Ignore journal-entry messages that match any of these rules."),
            parent=parent)

        button_box = QWidget()
        button_box_layout = QGridLayout()
        button_box.setLayout(button_box_layout)
        apply_button = QPushButton(tr("Apply"))
        revert_button = QPushButton(tr("Revert"))

        button_box_layout.addWidget(apply_button, 0, 0)
        button_box_layout.addWidget(revert_button, 0, 1)
        button_box_layout.setColumnMinimumWidth(3, 200)

        def save_action():
            debug("Apply")
            try:
                if match_panel.is_valid() and ignore_panel.is_valid():
                    options_panel.copy_to_config(config['options'])
                    match_panel.copy_to_config(config['match'])
                    ignore_panel.copy_to_config(config['ignore'])
                    config.save()
                    match_panel.clear_selection()
                    ignore_panel.clear_selection()
                    message = QMessageBox(self)
                    message.setWindowTitle(tr('Applied'))
                    message.setText(tr('Changes are now active.'))
                    message.setIcon(QMessageBox.Information)
                    message.setStandardButtons(QMessageBox.Ok)
                    # message.setDetailedText()
                    message.exec()
                    debug(f'ok')
            except FilterValidationException as e:
                e_title, summary, text = e.args
                message = QMessageBox(self)
                message.setWindowTitle(e_title)
                message.setText(f"{tr('Cannot apply changes.')}\n{summary}\n{text}")
                message.setIcon(QMessageBox.Critical)
                message.setStandardButtons(QMessageBox.Ok)
                # message.setDetailedText()
                message.exec()

        apply_button.clicked.connect(save_action)

        def revert_action():
            debug("revert")
            before = pickle.dumps(config)
            tmp = pickle.loads(before)
            options_panel.copy_to_config(tmp['options'])
            match_panel.copy_to_config(tmp['match'])
            ignore_panel.copy_to_config(tmp['ignore'])
            after = pickle.dumps(tmp)
            if before == after:
                revert_message = QMessageBox(self)
                revert_message.setText(tr('There are no unapplied changes, there is nothing to revert.'))
                revert_message.setIcon(QMessageBox.Warning)
                revert_message.setStandardButtons(QMessageBox.Ok)
                revert_message.exec()
                return
            else:
                revert_message = QMessageBox(self)
                revert_message.setText(tr('There are unapplied changes, revert and loose all changes?'))
                revert_message.setIcon(QMessageBox.Question)
                revert_message.setStandardButtons(QMessageBox.Ok | QMessageBox.Cancel)
                if revert_message.exec() == QMessageBox.Cancel:
                    return
            info("reverting unsaved edits")
            options_panel.copy_from_config(config['options'])
            match_panel.copy_from_config(config['match'])
            ignore_panel.copy_from_config(config['ignore'])
            match_panel.clear_selection()
            ignore_panel.clear_selection()

        revert_button.clicked.connect(revert_action)

        tabs.addTab(ignore_panel, tr("Ignore Filters"))
        tabs.addTab(match_panel, tr("Match Filters"))
        tabs.addTab(options_panel, tr("Options"))
        tabs.setCurrentIndex(0)

        layout.addWidget(title(QLabel("Configuration")))
        layout.addWidget(tabs)
        layout.addWidget(button_box)

        tabs.currentChanged.connect(tab_change)

        options_panel.copy_from_config(config['options'])
        match_panel.copy_from_config(config['match'])
        ignore_panel.copy_from_config(config['ignore'])
        # self.make_visible()

    def make_visible(self):
        """
        If the dialog exists(), call this to make it visible by raising it.
        Internal, used by the class method show_existing_dialog()
        """
        self.show()
        self.raise_()
        self.activateWindow()

    def add_rule(self, rule_id, pattern) -> None:
        if isinstance(self.tabs.currentWidget(), FilterPanel):
            self.tabs.currentWidget().add_rule(rule_id, pattern)
        else:
            raise TypeError("Was expecting FilterPanel")

    def delete_rules(self) -> None:
        if isinstance(self.tabs.currentWidget(), FilterPanel):
            self.tabs.currentWidget().delete_rules()
        else:
            raise TypeError("Was expecting FilterPanel")


class MainToolBar(QToolBar):

    def __init__(self,
                 run_func: Callable, notify_func: Callable,
                 add_func: Callable, del_func: Callable,
                 search_func: Callable,
                 parent: QWidget):
        super().__init__(parent=parent)
        # main_tool_bar.setFixedHeight(80)
        # main_tool_bar.setIconSize(QSize(30,30))
        self.setToolButtonStyle(Qt.ToolButtonTextBesideIcon)
        self.icon_run_enabled = create_icon_from_svg_string(TOOLBAR_RUN_ENABLED_SVG)
        self.icon_run_disabled = create_icon_from_svg_string(TOOLBAR_RUN_DISABLED_SVG)
        self.icon_notifier_enabled = create_icon_from_svg_string(TOOLBAR_NOTIFIER_ENABLED_SVG)
        self.icon_notifier_disabled = create_icon_from_svg_string(TOOLBAR_NOTIFIER_DISABLED_SVG)
        self.run_action = self.addAction(self.icon_run_enabled, tr("Run"), run_func)
        self.run_action.setToolTip(tr("Start/stop monitoring the journal feed."))
        self.stop_action = self.addAction(create_icon_from_svg_string(TOOLBAR_STOP_SVG), tr("Stop"), run_func)
        self.stop_action.setToolTip(tr("Stop monitoring the journal feed."))
        self.addSeparator()
        self.notifier_action = self.addAction(self.icon_notifier_enabled, "notify", notify_func)
        self.notifier_action.setToolTip(tr("Enable/disable desktop notifications."))
        self.addSeparator()
        self.add_filter_action = self.addAction(create_icon_from_svg_string(TOOLBAR_ADD_FILTER_SVG), "add", add_func)
        self.add_filter_action.setIconText(tr("New filter"))
        self.add_filter_action.setToolTip(
            tr("Add a new filter above the selected filter or at the end if no filter is selected.") + "\n" +
            tr("Click in the left margin to select a filter."))
        self.del_filter_action = self.addAction(create_icon_from_svg_string(TOOLBAR_DEL_FILTER_SVG), "add", del_func)
        self.del_filter_action.setIconText(tr("Delete filter"))
        self.del_filter_action.setToolTip(
            tr("Delete selected filter") + "\n" +
            tr("Click in the left margin to select a filter."))
        self.addSeparator()
        search_input = QLineEdit()
        search_input.addAction(ICON_SEARCH_JOURNAL, QLineEdit.LeadingPosition)
        search_input.setToolTip(tr("Incrementally search and select journal entries.\nSearches all fields."))
        self.addWidget(search_input)
        search_input.textChanged.connect(search_func)
        spacer = QWidget()
        spacer.setSizePolicy(QSizePolicy.Expanding, QSizePolicy.Preferred)
        self.addWidget(spacer)
        self.addAction(ICON_HELP_CONTENTS, tr('Help'), HelpDialog.invoke)
        self.addAction(ICON_HELP_ABOUT, tr('About'), AboutDialog.invoke)

    def configure_run_action(self, running: bool) -> None:
        if running:
            self.run_action.setIcon(self.icon_run_enabled)
            self.run_action.setIconText(tr("Running"))
            self.stop_action.setEnabled(True)
        else:
            self.run_action.setIcon(self.icon_run_disabled)
            self.run_action.setIconText(tr("Stopped"))
            self.stop_action.setEnabled(False)

    def configure_notifier_action(self, notifying: bool) -> None:
        if notifying:
            self.notifier_action.setIcon(self.icon_notifier_enabled)
            self.notifier_action.setIconText(tr('Notifying  '))
        else:
            self.notifier_action.setIcon(self.icon_notifier_disabled)
            self.notifier_action.setIconText(tr('Discarding'))

    def configure_filter_actions(self, enable: bool) -> None:
        self.add_filter_action.setEnabled(enable)
        self.del_filter_action.setEnabled(enable)


class MainContextMenu(QMenu):

    def __init__(self, run_func: Callable, notify_func: Callable, quit_func: Callable, parent: QWidget):
        super().__init__(parent=parent)
        self.icon_notifier_enabled = create_icon_from_svg_string(TOOLBAR_NOTIFIER_ENABLED_SVG)
        self.icon_notifier_disabled = create_icon_from_svg_string(TOOLBAR_NOTIFIER_DISABLED_SVG)
        self.listen_action = self.addAction(ICON_CONTEXT_MENU_LISTENING_DISABLE,
                                            tr("Stop journal monitoring"),
                                            run_func)
        self.notifier_action = self.addAction(self.icon_notifier_disabled,
                                              tr("Disable notifications"),
                                              notify_func)
        self.addAction(ICON_HELP_ABOUT,
                       tr('About'),
                       AboutDialog.invoke)
        self.addAction(ICON_HELP_CONTENTS,
                       tr('Help'),
                       HelpDialog.invoke)
        self.addSeparator()
        self.addAction(ICON_APPLICATION_EXIT,
                       tr('Quit'),
                       quit_func)

    def configure_run_action(self, running: bool) -> None:
        if running:
            self.listen_action.setText(tr("Stop journal monitoring"))
            self.listen_action.setIcon(ICON_CONTEXT_MENU_LISTENING_DISABLE)
        else:
            self.listen_action.setText(tr("Resume journal monitoring"))
            self.listen_action.setIcon(ICON_CONTEXT_MENU_LISTENING_ENABLE)

    def configure_notifier_action(self, notifying: bool) -> None:
        if notifying:
            self.notifier_action.setText(tr("Disable notifications"))
            self.notifier_action.setIcon(self.icon_notifier_disabled)
        else:
            self.notifier_action.setText(tr("Enable notifications"))
            self.notifier_action.setIcon(self.icon_notifier_enabled)


class MainWindow(QMainWindow):

    def __init__(self, app: QApplication):
        super().__init__()

        journal_watcher_task = JournalWatcherTask()

        app_name = tr('Jouno - journal notifications')
        app.setWindowIcon(create_icon_from_svg_string(JOUNO_ICON_LIGHT_SVG))
        app.setApplicationDisplayName(app_name)
        app.setApplicationVersion(JOUNO_VERSION)

        def enable_listener(enable: bool) -> None:
            if enable:
                journal_watcher_task.start()
                while not journal_watcher_task.isRunning():
                    time.sleep(0.2)
                tray.setIcon(create_icon_from_svg_string(JOUNO_ICON_SVG))
                tray.setToolTip(app_name)
                tool_bar.configure_run_action(enable)
                app_context_menu.configure_run_action(enable)
            else:
                journal_watcher_task.requestInterruption()
                while journal_watcher_task.isRunning():
                    time.sleep(0.2)
                tray.setIcon(ICON_TRAY_LISTENING_DISABLED)
                tray.setToolTip(f"{app_name} - {tr('Stopped')}")
                tool_bar.configure_run_action(enable)
                app_context_menu.configure_run_action(enable)

        def toggle_listener() -> None:
            enable_listener(not journal_watcher_task.isRunning())

        def enable_notifier(enable: bool) -> None:
            if enable:
                journal_watcher_task.enable_notifications(True)
                tool_bar.configure_notifier_action(enable)
                app_context_menu.configure_notifier_action(enable)
            else:
                journal_watcher_task.enable_notifications(False)
                tool_bar.configure_notifier_action(enable)
                app_context_menu.configure_notifier_action(enable)

        def toggle_notifier():
            enable_notifier(not journal_watcher_task.is_notifying())

        def quit_app():
            journal_watcher_task.requestInterruption()
            app.quit()

        def tab_change(tab_number):
            tool_bar.configure_filter_actions(tab_number == 0 or tab_number == 1)

        self.main_panel = MainCentralPanel(
            journal_watcher_task=journal_watcher_task, tab_change=tab_change, parent=self)
        self.setCentralWidget(self.main_panel)

        tool_bar = MainToolBar(
            run_func=toggle_listener, notify_func=toggle_notifier,
            add_func=self.main_panel.add_filter, del_func=self.main_panel.delete_filters,
            search_func=self.main_panel.search_select_journal,
            parent=self)
        self.addToolBar(tool_bar)

        app_context_menu = MainContextMenu(
            run_func=toggle_listener, notify_func=toggle_notifier, quit_func=quit_app, parent=self)

        tray = QSystemTrayIcon()
        tray.setIcon(create_icon_from_svg_string(JOUNO_ICON_SVG))
        tray.setContextMenu(app_context_menu)

        def show_window():
            if self.isVisible():
                self.hide()
            else:
                # Use the mouse pos as a guess to where the system tray is.  The Linux Qt x,y geometry returned by
                # the tray icon is 0,0, so we can't use that.
                p = QCursor.pos()
                wg = self.geometry()
                # Also try to cope with the tray not being at the bottom right of the screen.
                x = p.x() - wg.width() if p.x() > wg.width() else p.x()
                y = p.y() - wg.height() if p.y() > wg.height() else p.y()
                self.setGeometry(x, y, wg.width(), wg.height())
                self.show()
                # Attempt to force it to the top with raise and activate
                self.raise_()
                self.activateWindow()

        tray.activated.connect(show_window)
        tray.setVisible(True)
        enable_listener(True)
        enable_notifier(True)
        rc = app.exec_()
        if rc == 999:  # EXIT_CODE_FOR_RESTART:
            QProcess.startDetached(app.arguments()[0], app.arguments()[1:])

    def add_filter(self):
        self.main_panel.add_rule()


class MainCentralPanel(QWidget):

    def __init__(self, journal_watcher_task: JournalWatcherTask, tab_change: Callable, parent: QWidget):
        super().__init__(parent=parent)
        # self.setContextMenuPolicy(Qt.CustomContextMenu)
        self.setWindowTitle(tr('Control Panel'))
        self.setMinimumWidth(1200)
        self.setMinimumHeight(1000)
        splitter = QSplitter()
        splitter.setOrientation(Qt.Vertical)
        layout = QVBoxLayout()
        splitter.setStyleSheet("QSplitter::handle{background: #333333;}")

        self.journal_panel = JournalPanel(journal_watcher_task=journal_watcher_task, parent=self)
        splitter.addWidget(self.journal_panel)

        self.config_panel = ConfigPanel(tab_change=tab_change, parent=self)
        splitter.addWidget(self.config_panel)

        layout.addWidget(splitter)
        self.setLayout(layout)

    def add_filter(self):
        journal_entry = self.journal_panel.get_selected_journal_entry()
        if journal_entry is None:
            message = ''
        else:
            # ts = journal_entry['__REALTIME_TIMESTAMP']
            # rule_id = f"r{ts:%Y%m%d-%H%M%S-%f}"
            message = journal_entry['MESSAGE']
        self.config_panel.add_rule('<new_id>', message)

    def delete_filters(self):
        self.config_panel.delete_rules()

    def search_select_journal(self, text:str):
        self.journal_panel.search_select_journal(text)


class JournalPanel(QWidget):

    def __init__(self, journal_watcher_task: JournalWatcherTask, parent: QWidget):
        super().__init__(parent=parent)

        self.table_view = JournalTableView(journal_watcher_task)

        # TODO add a test rules button that pops up a testing dialog with an input field.
        layout = QVBoxLayout(self)
        self.title = title(QLabel(tr("Recently notified")))
        layout.addWidget(self.title)
        layout.addWidget(self.table_view)

        self.setLayout(layout)

    def set_title(self, value: str):
        self.title.setText(str)

    def get_selected_journal_entry(self):
        indexes = self.table_view.selectedIndexes()
        if indexes is None or len(indexes) == 0:
            return None
        return self.table_view.model().get_journal_entry(indexes[-1].row())

    def get_last_journal_entry(self):
        if self.table_view.model().rowCount() == 0:
            return None
        return self.table_view.model().get_journal_entry(self.table_view.model().rowCount() - 1)

    def search_select_journal(self, text:str):
        self.table_view.clearSelection()
        model = self.table_view.model()
        if text.strip() != '':
            for row_num in range(model.rowCount()):
                journal_entry = model.get_journal_entry(row_num)
                # Assume case insensitive if all text is in lower case.
                entry_text = str(journal_entry).lower() if text.islower() else str(journal_entry)
                if text in entry_text:
                    self.table_view.selectRow(row_num)
                    self.table_view.scrollTo(model.index(row_num,0))


class JournalTableView(QTableView):

    def __init__(self, journal_watcher_task: JournalWatcherTask):
        super().__init__()
        self.setToolTip(tr("Double click to view the complete journal entry.") + "\n" +
                        tr("Control-C to copy a selected field's text."))
        self.setModel(JournalTableModel(number_of_rows=0))
        self.setDragDropOverwriteMode(False)
        self.resizeColumnsToContents()
        self.setSelectionBehavior(QAbstractItemView.SelectRows)
        self.setSelectionMode(QAbstractItemView.MultiSelection)
        self.setColumnWidth(0, 8 * 14)
        self.setColumnWidth(1, 10 * 14)
        self.setColumnWidth(2, 10 * 14)
        self.setColumnWidth(3, 5 * 14)
        self.horizontalHeader().setSectionResizeMode(4, QHeaderView.Stretch)
        self.horizontalHeader().setDefaultAlignment(Qt.AlignLeft)
        self.horizontalHeader().setStyleSheet(TABLE_HEADER_STYLE)
        self.setItemDelegate(JournalEntryDelegate(self.model()))
        self.setEditTriggers(QAbstractItemView.SelectedClicked)
        # self.setGridStyle(Qt.NoPen)
        self.setShowGrid(False)

        def view_journal_entry(index: QModelIndex):
            entry_dialog = JournalEntryDialogPlain(self, self.model().get_journal_entry(index.row()))
            entry_dialog.show()

        self.doubleClicked.connect(view_journal_entry)

        def new_journal_entry(journal_entry):
            self.model().new_journal_entry(journal_entry)
            self.scrollToBottom()

        journal_watcher_task.signal_new_entry.connect(new_journal_entry)


class JournalTableModel(QStandardItemModel):

    def __init__(self, number_of_rows: int):
        super().__init__(number_of_rows, 5)
        self.icon_cache = {}
        self.journal_entries = []
        self.setHorizontalHeaderLabels(
            [tr("Time"), tr("Host"), tr("Source"), tr("PID"), tr("Message")])

    def get_journal_entry(self, row: int):
        return self.journal_entries[row]

    def new_journal_entry(self, journal_entry):
        while self.rowCount() > 100:
            self.removeRow(0)
            self.journal_entries.pop(0)

        def align_right(item: QStandardItem):
            item.setTextAlignment(Qt.AlignRight | Qt.AlignVCenter)
            return item

        def selectable(item: QStandardItem):
            item.setFlags(Qt.ItemIsSelectable | Qt.ItemIsEnabled | Qt.ItemIsEditable)
            return item

        def setIcon(item: QStandardItem):
            priority = journal_entry['PRIORITY'] if 'PRIORITY' in journal_entry else Priority.NOTICE.value
            if not Priority.EMERGENCY.value <= priority <= Priority.DEBUG.value:
                priority = Priority.NOTICE.value
            notification_icon_name = NOTIFICATION_ICONS[Priority(priority)]
            if notification_icon_name in self.icon_cache:
                icon = self.icon_cache[notification_icon_name]
            else:
                icon = QIcon.fromTheme(notification_icon_name)
                self.icon_cache[notification_icon_name] = icon
            item.setIcon(icon)
            return item

        self.journal_entries.append(journal_entry)

        self.appendRow(
            [
                selectable(align_right(QStandardItem(f"{journal_entry['__REALTIME_TIMESTAMP']:%H:%M:%S}"))),
                selectable(QStandardItem(journal_entry['_HOSTNAME'])),
                # TODO smarter choice of source value
                selectable(QStandardItem(journal_entry['_COMM'] if '_COMM' in journal_entry else 'unknown')),
                # TODO smarter choice when _PID is not present.
                selectable(align_right(QStandardItem(str(journal_entry['_PID'] if '_PID' in journal_entry else '')))),
                setIcon(selectable(QStandardItem(journal_entry['MESSAGE'])))
            ])


class JournalEntryDelegate(QStyledItemDelegate):

    def createEditor(self, parent, option, index):
        line_edit = QLineEdit(parent)
        # Makes it behave line a normal readonly text entry (unlike making the whole table read only).
        line_edit.setReadOnly(True)
        return line_edit


class JournalEntryDialogPlain(QDialog):

    def __init__(self, parent, journal_entry):
        super().__init__(parent)

        self.setWindowTitle(tr(f"Journal Entry {journal_entry['__REALTIME_TIMESTAMP']}"))
        layout = QVBoxLayout()

        text_view = QTextEdit()
        text_view.setFont(QFontDatabase.systemFont(QFontDatabase.FixedFont))
        text_view.setReadOnly(True)
        text_view.setLineWrapMode(QTextEdit.LineWrapMode.NoWrap)
        text = tr(f"Journal Entry {journal_entry['__REALTIME_TIMESTAMP']}\n\n")
        for row, (k, v) in enumerate(sorted(list(journal_entry.items()))):
            text += f"{k:25}: {str(v)}\n"
        text_view.setText(text)

        layout.addWidget(text_view)

        self.setLayout(layout)
        self.setMinimumWidth(1000)
        self.setMinimumHeight(800)
        self.adjustSize()

        # .show() is non-modal, .exec() is modal
        self.show()

        def copy_to_clipboard():
            nonlocal floating_feedback_flip
            QGuiApplication.clipboard().setText(text_view.toPlainText())
            floating_copy_button.clearFocus()
            floating_copy_button.setIconSize(QSize(50,50) if floating_feedback_flip else QSize(48, 48))
            floating_feedback_flip= not floating_feedback_flip
            floating_copy_button.repaint()

        floating_feedback_flip = True
        floating_copy_button = QPushButton(self)
        floating_copy_button.setStyleSheet("QPushButton { background-color: transparent; border: 0px }")
        floating_copy_button.setIcon(ICON_COPY_TO_CLIPBOARD)
        floating_copy_button.setGeometry(self.width() - 75, 25, 40, 40);
        floating_copy_button.setIconSize(QSize(48,48))
        floating_copy_button.setToolTip(tr("Copy to clipboard"))
        floating_copy_button.show()
        floating_copy_button.clicked.connect(copy_to_clipboard)


class DialogSingletonMixin:
    """
    A mixin that can augment a QDialog or QMessageBox with code to enforce a singleton UI.
    For example, it is used so that only ones settings editor can be active at a time.
    """
    _dialogs_map = {}
    debug = False

    def __init__(self) -> None:
        """Registers the concrete class as a singleton so it can be reused later."""
        super().__init__()
        class_name = self.__class__.__name__
        if class_name in DialogSingletonMixin._dialogs_map:
            raise TypeError(f"ERROR: More than one instance of {class_name} cannot exist.")
        if DialogSingletonMixin.debug:
            print(f'DEBUG: SingletonDialog created for {class_name}')
        DialogSingletonMixin._dialogs_map[class_name] = self

    def closeEvent(self, event) -> None:
        """Subclasses that implement their own closeEvent must call this closeEvent to deregister the singleton"""
        class_name = self.__class__.__name__
        if DialogSingletonMixin.debug:
            print(f'DEBUG: SingletonDialog remove {class_name}')
        del DialogSingletonMixin._dialogs_map[class_name]
        event.accept()

    def make_visible(self):
        """
        If the dialog exists(), call this to make it visible by raising it.
        Internal, used by the class method show_existing_dialog()
        """
        self.show()
        self.raise_()
        self.activateWindow()

    @classmethod
    def show_existing_dialog(cls: Type):
        """If the dialog exists(), call this to make it visible by raising it."""
        class_name = cls.__name__
        if DialogSingletonMixin.debug:
            print(f'DEBUG: SingletonDialog show existing {class_name}')
        instance = DialogSingletonMixin._dialogs_map[class_name]
        instance.make_visible()

    @classmethod
    def exists(cls: Type) -> bool:
        """Returns true if the dialog has already been created."""
        class_name = cls.__name__
        if DialogSingletonMixin.debug:
            print(f'DEBUG: SingletonDialog exists {class_name} {class_name in DialogSingletonMixin._dialogs_map}')
        return class_name in DialogSingletonMixin._dialogs_map


class AboutDialog(QMessageBox, DialogSingletonMixin):

    @staticmethod
    def invoke():
        if AboutDialog.exists():
            AboutDialog.show_existing_dialog()
        else:
            AboutDialog()

    def __init__(self):
        super().__init__()
        self.setWindowTitle(tr('About'))
        self.setTextFormat(Qt.AutoText)
        self.setText(tr('About jouno'))
        self.setInformativeText(tr(ABOUT_TEXT))
        self.setIcon(QMessageBox.Information)
        self.exec()


class HelpDialog(QDialog, DialogSingletonMixin):

    @staticmethod
    def invoke():
        if HelpDialog.exists():
            HelpDialog.show_existing_dialog()
        else:
            HelpDialog()

    def __init__(self):
        super().__init__()
        self.setWindowTitle(tr('Help'))
        layout = QVBoxLayout()
        markdown_view = QTextEdit()
        markdown_view.setReadOnly(True)
        markdown_view.setMarkdown(__doc__)
        layout.addWidget(markdown_view)
        self.setLayout(layout)
        # TODO maybe compute a minimum from the actual screen size
        self.setMinimumWidth(1400)
        self.setMinimumHeight(1000)
        # .show() is non-modal, .exec() is modal
        self.make_visible()


class ContextMenu(QMenu):

    def __init__(self,
                 about_action=None, help_action=None, listen_action=None, config_action=None,
                 quit_action=None) -> None:
        super().__init__()

        self.play_pause_action = self.addAction(
            ICON_CONTEXT_MENU_LISTENING_DISABLE,
            tr('Pause'),
            listen_action)
        self.addAction(ICON_HELP_ABOUT,
                       tr('About'),
                       about_action)
        self.addAction(ICON_HELP_CONTENTS,
                       tr('Help'),
                       help_action)
        self.addSeparator()
        self.addAction(ICON_APPLICATION_EXIT,
                       tr('Quit'),
                       quit_action)


def exception_handler(e_type, e_value, e_traceback):
    """Overarching error handler in case something unexpected happens."""
    print("ERROR:\n", ''.join(traceback.format_exception(e_type, e_value, e_traceback)))
    alert = QMessageBox()
    alert.setText(tr('Error: {}').format(''.join(traceback.format_exception_only(e_type, e_value))))
    alert.setInformativeText(tr('Unexpected error'))
    alert.setDetailedText(
        tr('Details: {}').format(''.join(traceback.format_exception(e_type, e_value, e_traceback))))
    alert.setIcon(QMessageBox.Critical)
    alert.exec()
    QApplication.quit()


def install_as_desktop_application(uninstall: bool = False):
    """Self install this script in the current Linux user's bin directory and desktop applications->settings menu."""
    desktop_dir = Path.home().joinpath('.local', 'share', 'applications')
    icon_dir = Path.home().joinpath('.local', 'share', 'icons')
    if not desktop_dir.exists():
        print(f"ERROR: No desktop directory is present:{desktop_dir.as_posix()}"
              " Cannot proceed - is this a non-standard desktop?")
        return

    bin_dir = Path.home().joinpath('bin')
    if not bin_dir.is_dir():
        print(f"WARNING: creating:{bin_dir.as_posix()}")
        os.mkdir(bin_dir)

    if not icon_dir.is_dir():
        print(f"WARNING: creating:{icon_dir.as_posix()}")
        os.mkdir(icon_dir)

    installed_script_path = bin_dir.joinpath("jouno")
    desktop_definition_path = desktop_dir.joinpath("jouno.desktop")
    icon_path = icon_dir.joinpath("jouno.png")

    if uninstall:
        os.remove(installed_script_path)
        print(f'INFO: removed {installed_script_path.as_posix()}')
        os.remove(desktop_definition_path)
        print(f'INFO: removed {desktop_definition_path.as_posix()}')
        os.remove(icon_path)
        print(f'INFO: removed {icon_path.as_posix()}')
        return

    if installed_script_path.exists():
        print(f"WARNING: skipping installation of {installed_script_path.as_posix()}, it is already present.")
    else:
        source = open(__file__).read()
        source = source.replace("#!/usr/bin/python3", '#!' + sys.executable)
        print(f'INFO: creating {installed_script_path.as_posix()}')
        open(installed_script_path, 'w').write(source)
        print(f'INFO: chmod u+rwx {installed_script_path.as_posix()}')
        os.chmod(installed_script_path, stat.S_IRWXU)

    if desktop_definition_path.exists():
        print(f"WARNING: skipping installation of {desktop_definition_path.as_posix()}, it is already present.")
    else:
        print(f'INFO: creating {desktop_definition_path.as_posix()}')
        desktop_definition = textwrap.dedent(f"""
            [Desktop Entry]
            Type=Application
            Exec={installed_script_path.as_posix()}
            Name=jouno
            GenericName=juno
            Comment=A Systemd-Journal to Freedesktop-Notifications forwarder.
            Icon={icon_path.as_posix()}
            Categories=Qt;System;Monitor;System;
            """)
        open(desktop_definition_path, 'w').write(desktop_definition)

    if icon_path.exists():
        print(f"WARNING: skipping installation of {icon_path.as_posix()}, it is already present.")
    else:
        print(f'INFO: creating {icon_path.as_posix()}')
        create_pixmap_from_svg_string(JOUNO_ICON_SVG).save(icon_path.as_posix())

    print('INFO: installation complete. Your desktop->applications->system should now contain jouno')


def parse_args():
    args = sys.argv[1:]
    parser = argparse.ArgumentParser(
        description="A Systemd-Journal to Freedesktop-Notifications forwarder",
        formatter_class=argparse.RawTextHelpFormatter)
    parser.epilog = textwrap.dedent(f"""
            """)
    parser.add_argument('--detailed-help', default=False, action='store_true',
                        help='Detailed help (in markdown format).')
    parser.add_argument('--debug', default=False, action='store_true', help='enable debug output to stdout')
    parser.add_argument('--install', action='store_true',
                        help="installs the jouno application in the current user's path and desktop application menu.")
    parser.add_argument('--uninstall', action='store_true',
                        help='uninstalls the jouno application menu file and script for the current user.')
    parsed_args = parser.parse_args(args=args)
    if parsed_args.install:
        install_as_desktop_application()
        sys.exit()
    if parsed_args.uninstall:
        install_as_desktop_application(uninstall=True)
        sys.exit()
    if parsed_args.detailed_help:
        print(__doc__)
        sys.exit()


def main():
    signal.signal(signal.SIGINT, signal.SIG_DFL)
    sys.excepthook = exception_handler
    app = QApplication(sys.argv)
    args = parse_args()
    MainWindow(app)


if __name__ == '__main__':
    main()
